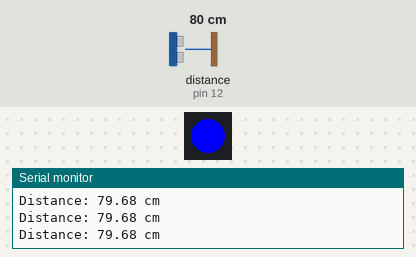
Bench run of a sketch on a simulated Arduino Uno, built with avr-gcc and run on an emulated ATmega328P. On the bench: 1 RGB LEDs in strip order, left to right, the last lines printed to the serial monitor. Wiring (inferred from the names in the program): ultrasonic range finder: trigger pin 11; echo pin 12. The test bench sets the inputs (shaded band); at power-on: distance to the obstacle (sensor on pin 12) 80 cm. The echo pulse lasts 58.3 µs per cm.

Above: at 1.2 s.
1.3 s: distance to the obstacle (sensor on pin 12) set to 9 cm
2.8 s: distance to the obstacle (sensor on pin 12) set to 6 cm
At 3.7 s:
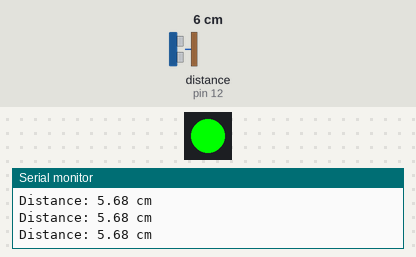
4.3 s: distance to the obstacle (sensor on pin 12) set to 35 cm
At 5.5 s:
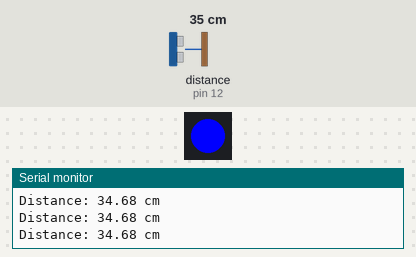
5.8 s: distance to the obstacle (sensor on pin 12) set to 2 cm
At 6.2 s:
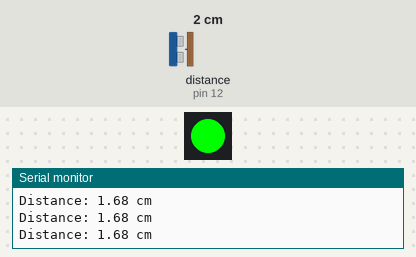
Timing chart, 0 to 8.3 s (numbered marks = the images above; inputs shaded):
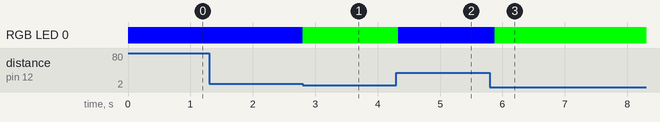

The sketch:

Ultrasonic-NeoPixel.ino
```cpp
#include <Adafruit_NeoPixel.h>

// ---------- Ultrasonic Sensor ----------
const int trigPin = 11;
const int echoPin = 12;

// ---------- NeoPixel ----------
const int neoPixelPin = 6;
const int numPixels = 1;

Adafruit_NeoPixel pixel(numPixels, neoPixelPin, NEO_GRB + NEO_KHZ800);

void setup() {
  // Ultrasonic sensor
  pinMode(trigPin, OUTPUT);
  pinMode(echoPin, INPUT);

  // Serial Monitor
  Serial.begin(9600);

  // NeoPixel
  pixel.begin();
  pixel.clear();
  pixel.show();
}

void loop() {

  // Send ultrasonic pulse
  digitalWrite(trigPin, LOW);
  delayMicroseconds(2);

  digitalWrite(trigPin, HIGH);
  delayMicroseconds(10);
  digitalWrite(trigPin, LOW);

  // Measure echo time
  long duration = pulseIn(echoPin, HIGH);

  // Calculate distance in cm
  float distance = duration * 0.0343 / 2;

  // Print distance to Serial Monitor
  Serial.print("Distance: ");
  Serial.print(distance);
  Serial.println(" cm");


  // ---------- NeoPixel Feedback ----------

  if (distance < 7) {
    // Less than 20 cm = RED
    pixel.setPixelColor(0, pixel.Color(0, 255, 0));
  }
  else {
    // 7 cm or more = BLUE
    pixel.setPixelColor(0, pixel.Color(0, 0, 255));
  }

  pixel.show();
  delay(100);
}
```

Measured:
- the behaviour switches between 8 and 7 cm on distance to the obstacle (sensor on pin 12) (found by bisection; images 0 and 1)
- after the input at 2.8 s, RGB LED 0: RGB(0, 0, 255) → RGB(0, 255, 0) at once
- after the input at 4.3 s, RGB LED 0: RGB(0, 255, 0) → RGB(0, 0, 255) at once
- after the input at 5.8 s, RGB LED 0: RGB(0, 0, 255) → RGB(0, 255, 0) after 0.07 s
